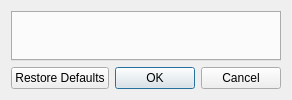
<?xml version="1.0" encoding="UTF-8"?>
<ui version="4.0">
 <class>PrefDialog</class>
 <widget class="QDialog" name="PrefDialog">
  <property name="windowTitle">
   <string>Preferences</string>
  </property>
  <layout class="QVBoxLayout" name="mainLayout">
   <item>
    <widget class="QTabWidget" name="tabs"/>
   </item>
   <item>
    <widget class="QDialogButtonBox" name="buttons">
     <property name="standardButtons">
      <set>QDialogButtonBox::Cancel|QDialogButtonBox::Ok|QDialogButtonBox::RestoreDefaults</set>
     </property>
    </widget>
   </item>
  </layout>
 </widget>
 <resources/>
 <connections>
  <connection>
   <sender>buttons</sender>
   <signal>accepted()</signal>
   <receiver>PrefDialog</receiver>
   <slot>accept()</slot>
  </connection>
  <connection>
   <sender>buttons</sender>
   <signal>rejected()</signal>
   <receiver>PrefDialog</receiver>
   <slot>reject()</slot>
  </connection>
 </connections>
</ui>
